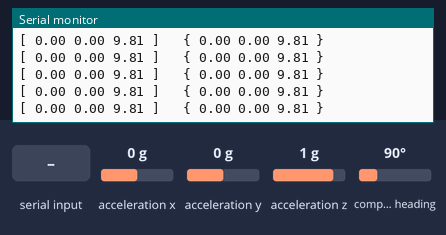
Recording of a sketch running on a simulated Arduino Uno, built with avr-gcc and run on an emulated ATmega328P. Parts: the last lines printed to the serial monitor. The inputs (shaded band) are chosen by the test bench; at power-on: acceleration x 0 g, acceleration y 0 g, acceleration z 1 g, compass heading 90°.

Above: at 3.4 s.
3.5 s: acceleration x set to -1.4 g
At 3.63 s:
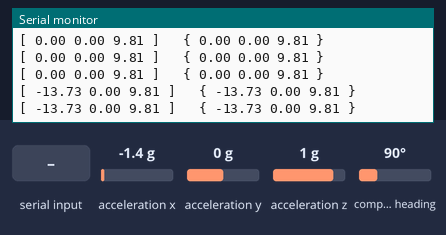
6.5 s: "90,45\n" received over Serial
9.5 s: acceleration y set to -0.8 g
At 9.5 s:
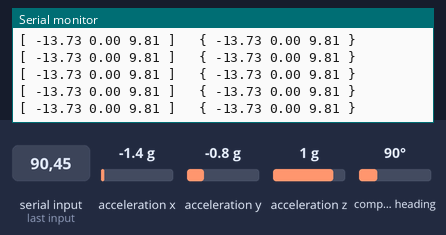
12.5 s: "30,150\n" received over Serial
15.5 s: acceleration z set to -1.4 g
At 15.66 s:
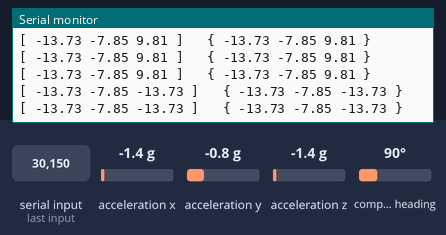
18.5 s: "1\n" received over Serial
At 18.63 s:
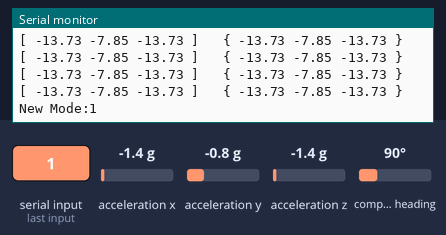

The sketch:

AbsXYZ_2_2sensors_v1.2.ino
```cpp
#include <Wire.h>
#include <Adafruit_Sensor.h>
#include <Adafruit_BNO055.h>
#include <utility/imumaths.h>

//Adafruit_BNO055 bno = Adafruit_BNO055(55);
Adafruit_BNO055 bnoA = Adafruit_BNO055(55, BNO055_ADDRESS_A);
Adafruit_BNO055 bnoB = Adafruit_BNO055(55, BNO055_ADDRESS_B);

String inputString = "";
int mode = 4;
int mode_prev = 0;
//int SENSOR_RESET = 8;
int SENSOR_A_ADDR = 2;
int SENSOR_B_ADDR = 3;
int SENSOR_A_RST = 4;
int SENSOR_B_RST = 5;

void setup(void)
{
  pinMode(SENSOR_A_ADDR, OUTPUT);
  pinMode(SENSOR_B_ADDR, OUTPUT);
  pinMode(SENSOR_A_RST, OUTPUT);
  pinMode(SENSOR_B_RST, OUTPUT);
  digitalWrite(SENSOR_A_ADDR, LOW);
  digitalWrite(SENSOR_B_ADDR, HIGH);

  //RESET SENSOR A:
  digitalWrite(SENSOR_A_RST, LOW);
  delay(100);
  digitalWrite(SENSOR_A_RST, HIGH);

  //RESET SENSOR B:
  digitalWrite(SENSOR_B_RST, LOW);
  delay(100);
  digitalWrite(SENSOR_B_RST, HIGH);
  //mode_prev = mode;

  Serial.begin(9600);
  inputString.reserve(200);
  //pinMode(SENSOR_RESET, OUTPUT);
  //digitalWrite(SENSOR_RESET, HIGH);
  Serial.println("Orientation Sensor Test"); Serial.println("");
  /* Initialise the sensor */
  if (!bnoA.begin())
  {
    /* There was a problem detecting the BNO055 ... check your connections */
    Serial.print("Ooops, no BNO055_A detected ... Check your wiring or I2C ADDR!");
    while (1);
  }
  delay(1000);
  bnoA.setExtCrystalUse(true);

  if (!bnoB.begin())
  {
    /* There was a problem detecting the BNO055 ... check your connections */
    Serial.print("Ooops, no BNO055_B detected ... Check your wiring or I2C ADDR!");
    while (1);
  }
  delay(1000);
  bnoB.setExtCrystalUse(true);
}
void loop(void)
{ //mode 1 --------- Euler
  //mode 2 ---------- Gravity vector
  /* Get a new sensor event */
  if (mode == 1) {
    /* Get a new sensor event */
    sensors_event_t event;
    bnoA.getEvent(&event);
    /* Display the floating point data */
    Serial.print("Mode ");
    Serial.println(mode);
    Serial.print("[ ");
    Serial.print(event.orientation.x, 4);
    Serial.print(" ");
    Serial.print(event.orientation.y, 4);
    Serial.print(" ");
    Serial.print(event.orientation.z, 4);
    Serial.println(" ]");
    delay(10);

  }

  else if (mode == 2) { //GRAVITY DATA of sensor A
    if (mode_prev != 2) {
      //Switch addresses:
      /*digitalWrite(SENSOR_A_ADDR, LOW);
      digitalWrite(SENSOR_B_ADDR, HIGH);

      //RESET SENSOR A:
      digitalWrite(SENSOR_A_RST, LOW);
      delay(100);
      digitalWrite(SENSOR_A_RST, HIGH);

      //RESET SENSOR B:
      digitalWrite(SENSOR_B_RST, LOW);
      delay(100);
      digitalWrite(SENSOR_B_RST, HIGH);
      mode_prev = mode;

      while (!bno.begin())
      {
        //keep trying to conect
      }
      delay(100);
      bno.setExtCrystalUse(true);*/
    }
    sensors_event_t event;
    imu::Vector<3> grav = bnoA.getVector(Adafruit_BNO055::VECTOR_GRAVITY);
    Serial.print("Mode ");
    Serial.println(mode);
    Serial.print("[ ");
    Serial.print(grav.x());
    Serial.print(" ");
    Serial.print(grav.y());
    Serial.print(" ");
    Serial.print(grav.z());
    Serial.println(" ]");
    delay(10);
  }
  else if (mode == 3) { //GRAVITY DATA of sensor B

    if (mode_prev != 3) {
      //Switch addresses:
      /*
      digitalWrite(SENSOR_B_ADDR, LOW);
      digitalWrite(SENSOR_A_ADDR, HIGH);

      //RESET SENSOR B:
      digitalWrite(SENSOR_B_RST, LOW);
      delay(100);
      digitalWrite(SENSOR_B_RST, HIGH);

      //RESET SENSOR A:
      digitalWrite(SENSOR_A_RST, LOW);
      delay(100);
      digitalWrite(SENSOR_A_RST, HIGH);
      mode_prev = mode;

      while (!bno.begin())
      {
        //keep trying to conect
      }
      delay(100);
      bno.setExtCrystalUse(true);*/
    }
    sensors_event_t event;
    imu::Vector<3> grav = bnoB.getVector(Adafruit_BNO055::VECTOR_GRAVITY);
    Serial.print("Mode ");
    Serial.println(mode);
    Serial.print("[ ");
    Serial.print(grav.x());
    Serial.print(" ");
    Serial.print(grav.y());
    Serial.print(" ");
    Serial.print(grav.z());
    Serial.println(" ]");
    delay(10);

  }
    else if(mode==4){ //Prints data from both sensors
      sensors_event_t event;

    /*Serial.print("Mode ");
    Serial.println(mode);*/
    imu::Vector<3> gravA = bnoA.getVector(Adafruit_BNO055::VECTOR_GRAVITY);
    imu::Vector<3> gravB = bnoB.getVector(Adafruit_BNO055::VECTOR_GRAVITY);
    Serial.print("[ ");
    Serial.print(gravA.x());
    Serial.print(" ");
    Serial.print(gravA.y());
    Serial.print(" ");
    Serial.print(gravA.z());
    Serial.print(" ]   ");
    //delay(10);

    Serial.print("{ ");
    Serial.print(gravB.x());
    Serial.print(" ");
    Serial.print(gravB.y());
    Serial.print(" ");
    Serial.print(gravB.z());
    Serial.println(" }");

    }

}

void serialEvent() {
  boolean stringComplete = false;
  inputString = "";
  while (Serial.available()) {
    // get the new byte:
    while (!stringComplete) {
      char inChar = (char)Serial.read();
      // add it to the inputString:
      inputString += inChar;
      // if the incoming character is a newline, set a flag
      // so the main loop can do something about it:
      if (inChar == '\n') {
        stringComplete = true;
      }
    }

    int new_mode = inputString.toInt();
    Serial.print("New Mode:");
    Serial.println(new_mode);
    if ((new_mode == 1) || (new_mode == 2) || (new_mode == 3)||(new_mode == 4)) {
      mode = new_mode;
    }


  }
}

void reset_sensor()
{
  if (!bnoA.begin())
  {
    /* There was a problem detecting the BNO055 ... check your connections */
    Serial.print("Ooops, no BNO055 detected ... Check your wiring or I2C ADDR!");
    while (1);
  }
  delay(1000);
  bnoA.setExtCrystalUse(true);
}
```

Measured:
- after the input at 3.5 s, the serial monitor: prints a new line after 0.07 s (image 1)
- after the input at 15.5 s, the serial monitor: prints a new line after 0.10 s (image 3)
- after the input at 18.5 s, the serial monitor: prints a new line after 0.12 s (image 4)
